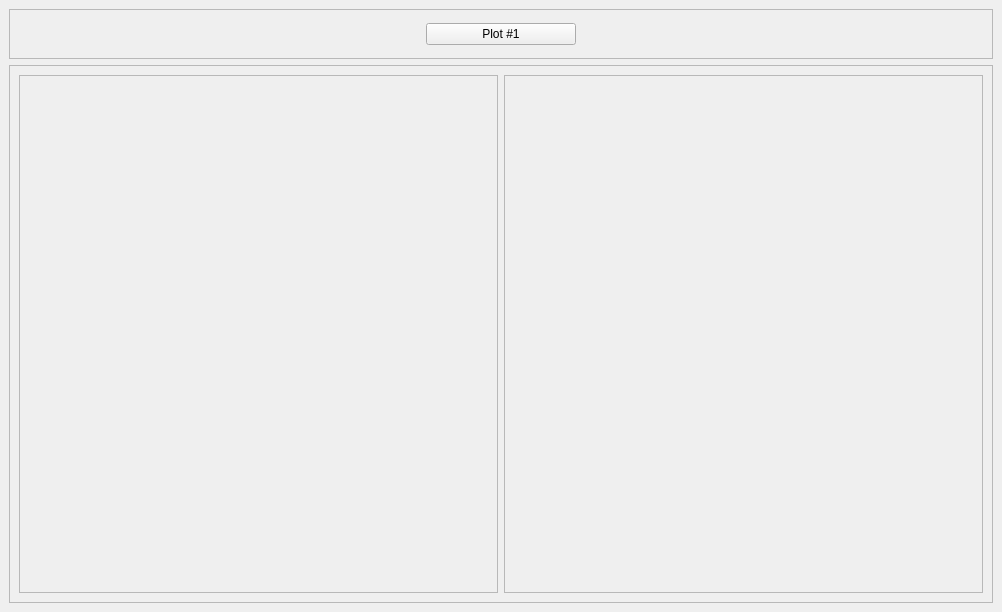
<?xml version="1.0" encoding="UTF-8"?>
<ui version="4.0">
 <class>MainWindow</class>
 <widget class="QMainWindow" name="MainWindow">
  <property name="geometry">
   <rect>
    <x>0</x>
    <y>0</y>
    <width>1002</width>
    <height>612</height>
   </rect>
  </property>
  <property name="windowTitle">
   <string>MainWindow</string>
  </property>
  <widget class="QWidget" name="centralwidget">
   <layout class="QVBoxLayout" name="verticalLayout">
    <item>
     <widget class="QFrame" name="topbar">
      <property name="maximumSize">
       <size>
        <width>16777215</width>
        <height>50</height>
       </size>
      </property>
      <property name="frameShape">
       <enum>QFrame::StyledPanel</enum>
      </property>
      <property name="frameShadow">
       <enum>QFrame::Raised</enum>
      </property>
      <layout class="QHBoxLayout" name="horizontalLayout">
       <item>
        <spacer name="horizontalSpacer">
         <property name="orientation">
          <enum>Qt::Horizontal</enum>
         </property>
         <property name="sizeHint" stdset="0">
          <size>
           <width>40</width>
           <height>20</height>
          </size>
         </property>
        </spacer>
       </item>
       <item>
        <widget class="QPushButton" name="plot1btn">
         <property name="minimumSize">
          <size>
           <width>150</width>
           <height>0</height>
          </size>
         </property>
         <property name="text">
          <string>Plot #1</string>
         </property>
        </widget>
       </item>
       <item>
        <spacer name="horizontalSpacer_2">
         <property name="orientation">
          <enum>Qt::Horizontal</enum>
         </property>
         <property name="sizeHint" stdset="0">
          <size>
           <width>40</width>
           <height>20</height>
          </size>
         </property>
        </spacer>
       </item>
      </layout>
     </widget>
    </item>
    <item>
     <widget class="QFrame" name="content">
      <property name="frameShape">
       <enum>QFrame::StyledPanel</enum>
      </property>
      <property name="frameShadow">
       <enum>QFrame::Raised</enum>
      </property>
      <layout class="QHBoxLayout" name="horizontalLayout_2">
       <item>
        <widget class="QFrame" name="plot1">
         <property name="frameShape">
          <enum>QFrame::StyledPanel</enum>
         </property>
         <property name="frameShadow">
          <enum>QFrame::Raised</enum>
         </property>
         <layout class="QVBoxLayout" name="plotlayout"/>
        </widget>
       </item>
       <item>
        <widget class="QFrame" name="plot2">
         <property name="frameShape">
          <enum>QFrame::StyledPanel</enum>
         </property>
         <property name="frameShadow">
          <enum>QFrame::Raised</enum>
         </property>
         <layout class="QVBoxLayout" name="plotlayout2"/>
        </widget>
       </item>
      </layout>
     </widget>
    </item>
   </layout>
  </widget>
 </widget>
 <resources/>
 <connections/>
</ui>
